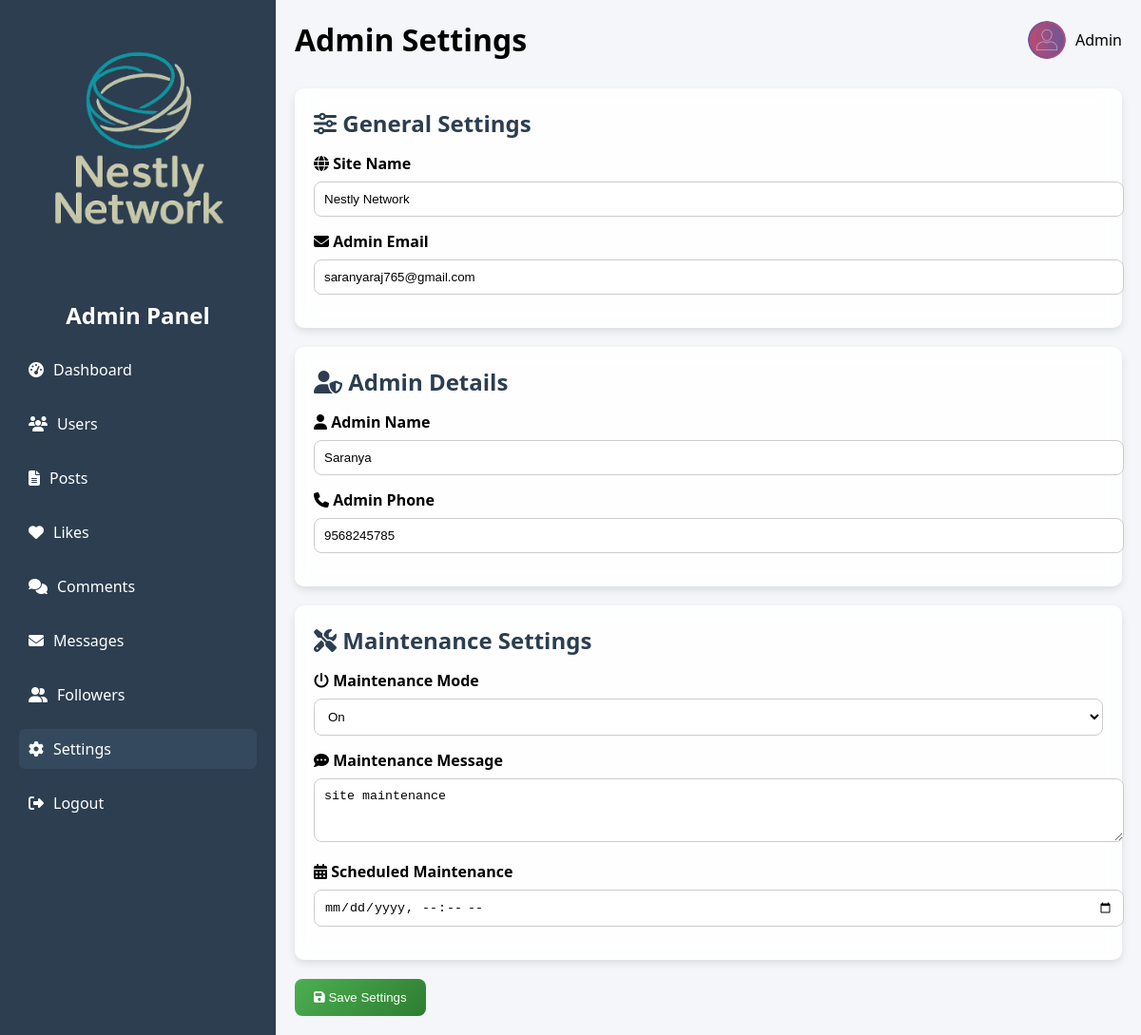
Screenshot of /admin_settings/ with the database file from the repository.
### core/models.py (models this page shows, shortened)
class SiteSettings(models.Model):
    site_name = models.CharField(max_length=200, default="My Site")
    admin_email = models.EmailField(default="admin@example.com")
    admin_name = models.CharField(max_length=100, default="Admin")
    admin_phone = models.CharField(max_length=20, blank=True, null=True)
    maintenance_mode = models.CharField(
        max_length=10,
        choices=[("on", "On"), ("off", "Off")],
        default="off"
    )
    maintenance_message = models.TextField(blank=True, null=True)
    maintenance_schedule = models.DateTimeField(blank=True, null=True)

### core/views.py (the view, shortened to what this page needs)
# urls.py: path("admin_settings/", views.admin_settings, name="admin_settings"),
def admin_settings(request):
    settings, created = SiteSettings.objects.get_or_create(id=1)  # one record only
    return render(request, "core/admin_settings.html", {
        "site_name": settings.site_name,
        "admin_email": settings.admin_email,
        "admin_name": settings.admin_name,
        "admin_phone": settings.admin_phone,
        "maintenance_mode": settings.maintenance_mode,
        "maintenance_message": settings.maintenance_message,
        "maintenance_schedule": settings.maintenance_schedule,
    })

### Social_media/core/templates/core/admin_settings.html (shortened to what this page needs)
{% load static %}
<!DOCTYPE html>
<html lang="en">
<head>
  <link rel="stylesheet" href="{% static 'core/css/admin_settings.css' %}">
  <link rel="stylesheet" href="https://cdnjs.cloudflare.com/ajax/libs/font-awesome/6.5.0/css/all.min.css">
</head>
<body>
  <div class="sidebar">
    <img src="{% static 'core/images/logo.png' %}" alt="Logo" class="brand-logo">
    <h2>Admin Panel</h2>
    <ul>
      <li><a href="{% url 'admin_dashboard' %}"><i class="fas fa-tachometer-alt"></i> Dashboard</a></li>
      <li><a href="{% url 'users_list' %}"><i class="fas fa-users"></i> Users</a></li>
      <li><a href="{% url 'posts_list' %}"><i class="fas fa-file-alt"></i> Posts</a></li>
      <li><a href="{% url 'likes_list' %}"><i class="fas fa-heart"></i> Likes</a></li>
      <li><a href="{% url 'comments_list' %}"><i class="fas fa-comments"></i> Comments</a></li>
      <li><a href="{% url 'messages_list' %}"><i class="fas fa-envelope"></i> Messages</a></li>
      <li><a href="{% url 'followers_list' %}"><i class="fas fa-user-friends"></i> Followers</a></li>
      <li><a href="{% url 'admin_settings' %}" class="active"><i class="fas fa-cog"></i> Settings</a></li>
      <li><a href="#" class="logout" onclick="confirmLogout()"><i class="fas fa-sign-out-alt"></i> Logout</a></li>
    </ul>
  </div>
  <div class="main-content">
    <header>
      <h1>Admin Settings</h1>
      <div class="profile">
        <img src="{% static 'core/images/admin.jpg' %}" alt="Admin img">
        <span>Admin</span>
      </div>
    </header>
    <form method="post" action="{% url 'admin_settings' %}">
      <div class="card">
        <h2><i class="fas fa-sliders-h"></i> General Settings</h2>
        <div class="form-group">
          <label for="site_name"><i class="fas fa-globe"></i> Site Name</label>
          <input type="text" id="site_name" name="site_name" value="{{ site_name }}">
        </div>
        <div class="form-group">
          <label for="admin_email"><i class="fas fa-envelope"></i> Admin Email</label>
          <input type="email" id="admin_email" name="admin_email" value="{{ admin_email }}">
        </div>
      </div>
      <div class="card">
        <h2><i class="fas fa-user-shield"></i> Admin Details</h2>
        <div class="form-group">
          <label for="admin_name"><i class="fas fa-user"></i> Admin Name</label>
          <input type="text" id="admin_name" name="admin_name" value="{{ admin_name }}">
        </div>
        <div class="form-group">
          <label for="admin_phone"><i class="fas fa-phone"></i> Admin Phone</label>
          <input type="text" id="admin_phone" name="admin_phone" value="{{ admin_phone }}">
        </div>
      </div>
      <div class="card">
        <h2><i class="fas fa-tools"></i> Maintenance Settings</h2>
        <div class="form-group">
          <label for="maintenance_mode"><i class="fas fa-power-off"></i> Maintenance Mode</label>
          <select id="maintenance_mode" name="maintenance_mode">
            <option value="on" {% if maintenance_mode == 'on' %}selected{% endif %}>On</option>
          </select>
        </div>
        <div class="form-group">
          <label for="maintenance_message"><i class="fas fa-comment-dots"></i> Maintenance Message</label>
          <textarea id="maintenance_message" name="maintenance_message" rows="3">{{ maintenance_message }}</textarea>
        </div>
        <div class="form-group">
          <label for="maintenance_schedule"><i class="fas fa-calendar-alt"></i> Scheduled Maintenance</label>
          <input type="datetime-local" id="maintenance_schedule" name="maintenance_schedule" value="{{ maintenance_schedule }}">
        </div>
      </div>
      <button type="submit" class="btn"><i class="fas fa-save"></i> Save Settings</button>
    </form>
  </div>
</body>
</html>

### core/static/core/css/admin_settings.css (style rules this page uses)
body { font-family: 'Segoe UI', sans-serif; background: #f4f6f9; margin: 0; display: flex; }
.sidebar { width: 250px; background: #2c3e50; color: #fff; min-height: 100vh; padding: 20px; }
.sidebar h2 { text-align: center; margin-bottom: 20px; }
.sidebar ul { list-style: none; padding: 0; }
.sidebar ul li { margin: 15px 0; }
.sidebar ul li a { color: #fff; text-decoration: none; display: flex; align-items: center; padding: 10px; border-radius: 6px; transition: background 0.3s; }
.sidebar ul li a:hover, .sidebar ul li a.active { background: #34495e; }
.sidebar ul li i { margin-right: 10px; }
.brand-logo { width: 100%; margin-bottom: 20px; }
.main-content { flex: 1; padding: 20px; }
header { display: flex; justify-content: space-between; align-items: center; margin-bottom: 30px; }
header h1 { margin: 0; }
.profile { display: flex; align-items: center; }
.profile img { width: 40px; height: 40px; border-radius: 50%; margin-right: 10px; }
.card { background: rgba(255, 255, 255, 0.9); backdrop-filter: blur(10px); border-radius: 10px; padding: 20px; margin-bottom: 20px; box-shadow: 0 4px 8px rgba(0,0,0,0.1); }
.card h2 { margin-top: 0; margin-bottom: 15px; color: #2c3e50; }
.form-group { margin-bottom: 15px; }
.form-group label { font-weight: bold; display: block; margin-bottom: 8px; }
.form-group input, .form-group select, .form-group textarea { width: 100%; padding: 10px; border-radius: 8px; border: 1px solid #ccc; background: #fff; }
.btn { background: linear-gradient(135deg, #4CAF50, #2E7D32); color: white; padding: 12px 20px; border: none; border-radius: 8px; cursor: pointer; transition: 0.3s; }

### rows the page displays
SiteSettings: site_name "Nestly Network", admin_email "saranyaraj765@gmail.com", admin_name "Saranya", admin_phone "9568245785", maintenance_mode "On", maintenance_message "site maintenance"
